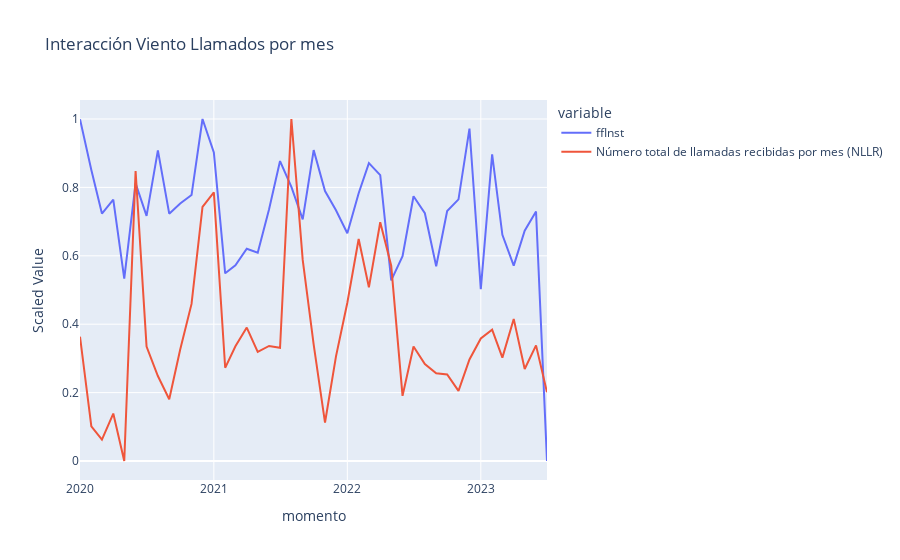

Notebook cell for this chart:
### Code cell
from sklearn.preprocessing import MinMaxScaler

a = df_llamados[['Periodo', 'Número total de llamadas recibidas por mes (NLLR)']].copy()
b = df_viento[['momento', 'ffInst']].copy()
    
mindate = df_llamados['Periodo'].min()
maxdate = df_llamados['Periodo'].max()

b = b[b['momento'] >= mindate]
b = b[b['momento'] <= maxdate]

b = b.set_index('momento').resample('M').ffInst.mean().reset_index()
b['momento'] = b['momento'].apply(lambda x: x.replace(day=1))

a.rename(columns={'Periodo': 'momento'}, inplace=True)
a['momento'] = pd.to_datetime(a['momento'])

c = pd.merge(a, b, on='momento', how='inner')
c = c.set_index("momento")

scaler = MinMaxScaler()
c[['ffInst', 'Número total de llamadas recibidas por mes (NLLR)']] = scaler.fit_transform(c[['ffInst', 'Número total de llamadas recibidas por mes (NLLR)']])

# Plotting using plotly.express
fig = px.line(c, x=c.index, y=['ffInst', 'Número total de llamadas recibidas por mes (NLLR)'],
              title='Interacción Viento Llamados por mes',
              labels={'index': 'Index', 'value': 'Scaled Value'})

fig.show()

### Figure 1 — Plotly figure (JSON) as saved in the notebook; plotly's stock layout.template omitted (floating-point values rounded to 4 significant figures)
{"data": [{"hovertemplate": "variable=ffInst<br>momento=%{x}<br>Scaled Value=%{y}<extra></extra>", "legendgroup": "ffInst", "line": {"color": "#636efa", "dash": "solid"}, "marker": {"symbol": "circle"}, "mode": "lines", "name": "ffInst", "orientation": "v", "showlegend": true, "type": "scatter", "x": ["2023-07-01T00:00:00", "2023-06-01T00:00:00", "2023-05-01T00:00:00", "2023-04-01T00:00:00", "2023-03-01T00:00:00", "2023-02-01T00:00:00", "2023-01-01T00:00:00", "2022-12-01T00:00:00", "2022-11-01T00:00:00", "2022-10-01T00:00:00", "2022-09-01T00:00:00", "2022-08-01T00:00:00", "2022-07-01T00:00:00", "2022-06-01T00:00:00", "2022-05-01T00:00:00", "2022-04-01T00:00:00", "2022-03-01T00:00:00", "2022-02-01T00:00:00", "2022-01-01T00:00:00", "2021-12-01T00:00:00", "2021-11-01T00:00:00", "2021-10-01T00:00:00", "2021-09-01T00:00:00", "2021-08-01T00:00:00", "2021-07-01T00:00:00", "2021-06-01T00:00:00", "2021-05-01T00:00:00", "2021-04-01T00:00:00", "2021-03-01T00:00:00", "2021-02-01T00:00:00", "2021-01-01T00:00:00", "2020-12-01T00:00:00", "2020-11-01T00:00:00", "2020-10-01T00:00:00", "2020-09-01T00:00:00", "2020-08-01T00:00:00", "2020-07-01T00:00:00", "2020-06-01T00:00:00", "2020-05-01T00:00:00", "2020-04-01T00:00:00", "2020-03-01T00:00:00", "2020-02-01T00:00:00", "2020-01-01T00:00:00"], "xaxis": "x", "y": [0, 0.7296, 0.6735, 0.5712, 0.6614, 0.8966, 0.5026, 0.9721, 0.765, 0.7308, 0.5694, 0.7246, 0.7742, 0.5986, 0.5281, 0.8358, 0.8712, 0.783, 0.6658, 0.7329, 0.7893, 0.9089, 0.7065, 0.8015, 0.877, 0.7362, 0.6091, 0.6206, 0.5725, 0.5489, 0.9024, 1, 0.7776, 0.7528, 0.7232, 0.9084, 0.7168, 0.812, 0.5333, 0.7643, 0.7234, 0.851, 0.9996], "yaxis": "y"}, {"hovertemplate": "variable=Número total de llamadas recibidas por mes (NLLR)<br>momento=%{x}<br>Scaled Value=%{y}<extra></extra>", "legendgroup": "Número total de llamadas recibidas por mes (NLLR)", "line": {"color": "#EF553B", "dash": "solid"}, "marker": {"symbol": "circle"}, "mode": "lines", "name": "Número total de llamadas recibidas por mes (NLLR)", "orientation": "v", "showlegend": true, "type": "scatter", "x": ["2023-07-01T00:00:00", "2023-06-01T00:00:00", "2023-05-01T00:00:00", "2023-04-01T00:00:00", "2023-03-01T00:00:00", "2023-02-01T00:00:00", "2023-01-01T00:00:00", "2022-12-01T00:00:00", "2022-11-01T00:00:00", "2022-10-01T00:00:00", "2022-09-01T00:00:00", "2022-08-01T00:00:00", "2022-07-01T00:00:00", "2022-06-01T00:00:00", "2022-05-01T00:00:00", "2022-04-01T00:00:00", "2022-03-01T00:00:00", "2022-02-01T00:00:00", "2022-01-01T00:00:00", "2021-12-01T00:00:00", "2021-11-01T00:00:00", "2021-10-01T00:00:00", "2021-09-01T00:00:00", "2021-08-01T00:00:00", "2021-07-01T00:00:00", "2021-06-01T00:00:00", "2021-05-01T00:00:00", "2021-04-01T00:00:00", "2021-03-01T00:00:00", "2021-02-01T00:00:00", "2021-01-01T00:00:00", "2020-12-01T00:00:00", "2020-11-01T00:00:00", "2020-10-01T00:00:00", "2020-09-01T00:00:00", "2020-08-01T00:00:00", "2020-07-01T00:00:00", "2020-06-01T00:00:00", "2020-05-01T00:00:00", "2020-04-01T00:00:00", "2020-03-01T00:00:00", "2020-02-01T00:00:00", "2020-01-01T00:00:00"], "xaxis": "x", "y": [0.2009, 0.3381, 0.2689, 0.4155, 0.3023, 0.3839, 0.3583, 0.297, 0.205, 0.253, 0.2566, 0.2834, 0.335, 0.1906, 0.5713, 0.6981, 0.5078, 0.6491, 0.4627, 0.3059, 0.1125, 0.3402, 0.588, 1, 0.3309, 0.3364, 0.3192, 0.3902, 0.3355, 0.2725, 0.7856, 0.7427, 0.4594, 0.3263, 0.1806, 0.2484, 0.3347, 0.8478, 0, 0.1387, 0.06266, 0.1016, 0.3636], "yaxis": "y"}], "layout": {"legend": {"title": {"text": "variable"}, "tracegroupgap": 0}, "title": {"text": "Interacción Viento Llamados por mes"}, "xaxis": {"anchor": "y", "domain": [0, 1], "title": {"text": "momento"}}, "yaxis": {"anchor": "x", "domain": [0, 1], "title": {"text": "Scaled Value"}}}}
